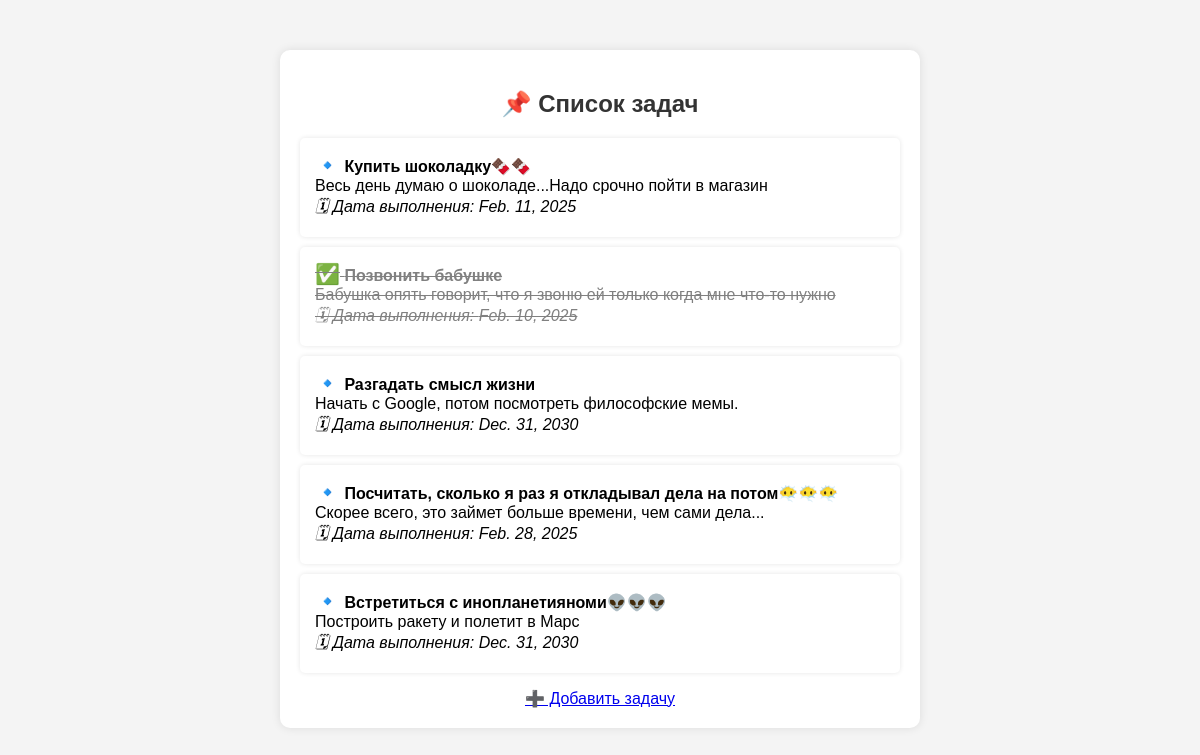
The page /todos/ on the database its author committed.
### todo/models.py (models this page shows, shortened)
class Todo(models.Model):
    title = models.CharField(max_length=255)
    description = models.TextField()
    due_date = models.DateField()
    status = models.BooleanField(default=False)

### todo/views.py (the view)
# urls.py: path('todos/', get_todos,  name='get_todos'),
def get_todos(request):
    todos = Todo.objects.all()
    return render(request, 'todo/todos_list.html', {'todos': todos})

### todo/templates/todo/todos_list.html (shortened to what this page needs)
<!DOCTYPE html>
<html lang="ru">
<head>
</head>
<body>
    <div class="container">
        <h2>📌 Список задач</h2>
        <ul>
            {% for todo in todos %}
                <li class="{% if todo.status %}done{% endif %}">
                    <span class="emoji">{% if todo.status %}✅{% else %}🔹{% endif %}</span>
                    <strong>{{ todo.title }}</strong><br>
                    {{ todo.description }} <br>
                    <em>🗓 Дата выполнения: {{ todo.due_date }}</em>
                </li>
            {% empty %}
                <p>Пока нет задач 😴</p>
            {% endfor %}
        </ul>
        <a href="/todos/create/">➕ Добавить задачу</a>
    </div>
</body>
</html>

### todo/templates/todo/todos_list.html (style rules this page uses)
body { font-family: Arial, sans-serif; background-color: #f4f4f4; text-align: center; margin: 50px; }
.container { background: white; padding: 20px; border-radius: 10px; box-shadow: 0 0 10px rgba(0, 0, 0, 0.1); max-width: 600px; margin: auto; }
h2 { color: #333; }
ul { list-style: none; padding: 0; }
li { background: #fff; margin: 10px 0; padding: 15px; border-radius: 5px; box-shadow: 0 0 5px rgba(0, 0, 0, 0.1); text-align: left; }
.done { text-decoration: line-through; color: grey; }
.emoji { font-size: 20px; }

### rows shown on the page
Todo: title "Купить шоколадку🍫🍫", description "Весь день думаю о шоколаде...Надо срочно пойти в магазин", due_date "Feb. 11, 2025"
Todo: title "Позвонить бабушке", description "Бабушка опять говорит, что я звоню ей только когда мне что-то нужно", due_date "Feb. 10, 2025"
Todo: title "Разгадать смысл жизни", description "Начать с Google, потом посмотреть философские мемы.", due_date "Dec. 31, 2030"
Todo: title "Посчитать, сколько я раз я откладывал дела на потом😶‍🌫️😶‍🌫️😶‍🌫️", description "Скорее всего, это займет больше времени, чем сами дела...", due_date "Feb. 28, 2025"
Todo: title "Встретиться с инопланетияноми👽👽👽", description "Построить ракету и полетит в Марс", due_date "Dec. 31, 2030"
